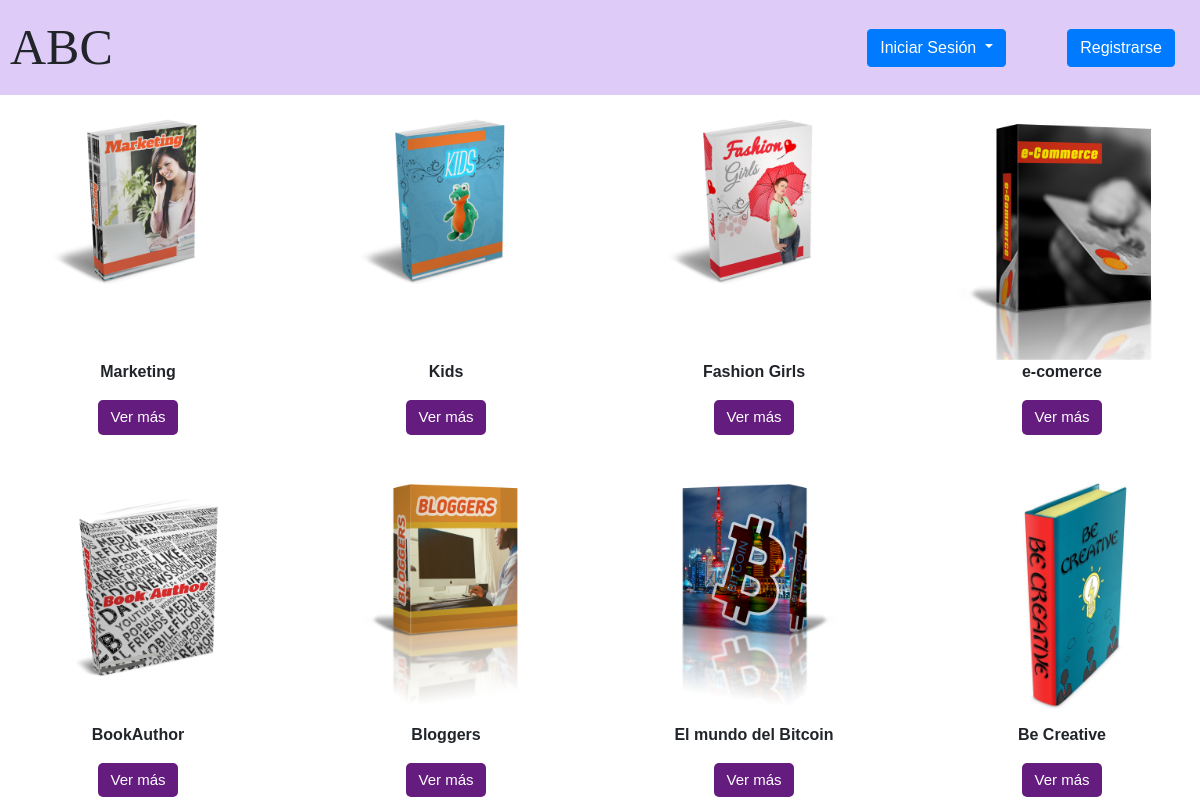
/Views/admin/crudlibros/descargas.php, run on the app's committed database.
### tables this page shows
CREATE TABLE `libros` (
  `id` int(11) NOT NULL,
  `titulo` varchar(255) NOT NULL,
  `autor` varchar(100) NOT NULL,
  `paginas` int(11) NOT NULL,
  `editorial` varchar(255) NOT NULL,
  `publicacion` date NOT NULL,
  `descripcion` text NOT NULL,
  `tipo` enum('gratuito','pago') DEFAULT NULL,
  `archivo` varchar(255) NOT NULL,
  `precio` decimal(10,2) DEFAULT NULL,
  `imagen` varchar(255) NOT NULL
);

### Views/admin/crudlibros/descargas.php (the view, shortened to what this page needs)
<?php
include('C:\xampp\htdocs\libreria\Models\conexion.php');
include ('C:\xampp\htdocs\libreria\Views\header.php');
?>
<!DOCTYPE html>
<html lang="en">
<head>
    <link rel="stylesheet" href="/libreria/Assets/css/style.css">
</head>
<body>
    <div class="contenedor">
        <?php
            $query =  "SELECT * FROM libros WHERE tipo = 1 ORDER BY id desc";
                    $result = $conn->query($query);
                        while ($data = $result ->fetch_assoc()) { ?>
            <div>
            <img src="<?php echo ($data['imagen'] == null) ? 'img/' : $data['imagen']; ?>">
                    <p><?php echo $data['titulo']; ?></p>
                        <button type="button" class="btn btn-primary ver-mas-btn" data-toggle="modal" data-target="#modalDetalles" data-id="<?php echo $data['id'];?>">Ver más</button>
            </div>
            <?php }
        ?>
    </div>
</body>
</html>

### Views/header.php (shortened to what this page needs)
<head>
<link rel="stylesheet" href="https://stackpath.bootstrapcdn.com/bootstrap/4.5.2/css/bootstrap.min.css">
<link rel="stylesheet" href="/libreria/Assets/css/style.css"></head>
<div class="contenedor-header">
    <header class="header">
    <div class="logo" onclick="window.location.href = '/libreria/index.php'">ABC</div>
    <div class="user-actions">
            <div class="dropdown">
                <button class="btn btn-primary dropdown-toggle" type="button" id="dropdownMenuButton" data-toggle="dropdown" aria-haspopup="true" aria-expanded="false">
                    Iniciar Sesión
                </button>
            </div>
    </div>
    <a  type="button" class="btn btn-primary" data-toggle="modal" data-target="#registroModal" style="margin:15px;">Registrarse</a>
    </header>
</div>

### Assets/css/style.css (style rules this page uses)
body { background-color: #ffffff; font-family: sans-serif; }
.header { display: flex; justify-content: space-between; align-items: center; padding: 10px; background-color: #dac5f7e2; }
.logo { margin-right: 60%; font-size: 50px; font-family: cursive; }
.contenedor { display: grid; grid-template-columns: 25% 25% 25% 25%; gap:0.5em; justify-content: center; }
.contenedor div p { font-weight: bold; margin-left: 10%; margin-right: 10%; }
.contenedor div { width:auto; margin: 5%; height: auto; background-color: #ffffff; text-align: center; }
.contenedor div img { width: auto; height: 250px; }
.contenedor button { border-radius: 5px; width: auto; height: auto; background-color: #651c7f; border: none; color: white; font-size: 15px; cursor: pointer; }

### data on the page
libros: imagen (picture), titulo "Marketing"
libros: imagen (picture), titulo "Kids"
libros: imagen (picture), titulo "Fashion Girls"
libros: imagen (picture), titulo "e-comerce"
libros: imagen (picture), titulo "BookAuthor"
libros: imagen (picture), titulo "Bloggers"
libros: imagen (picture), titulo "El mundo del Bitcoin"
libros: imagen (picture), titulo "Be Creative"
